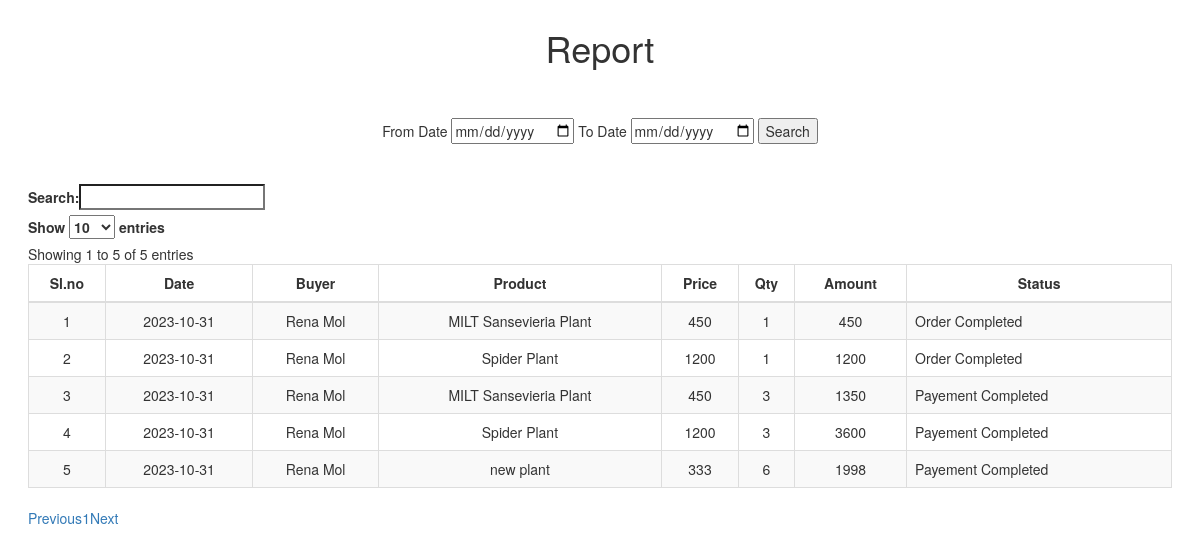
Screenshot of /Project/Shop/ReportList.php (signed in) with the database file from the repository.
### tables this page shows
CREATE TABLE `tbl_booking` (
  `booking_id` int(11) NOT NULL auto_increment,
  `booking_date` varchar(100) NOT NULL default '0',
  `user_id` varchar(100) NOT NULL,
  `booking_status` varchar(100) NOT NULL default '0',
  `booking_amount` varchar(50) NOT NULL,
  PRIMARY KEY  (`booking_id`)
);

CREATE TABLE `tbl_user` (
  `user_id` int(11) NOT NULL auto_increment,
  `user_name` varchar(100) NOT NULL,
  `user_contact` varchar(100) NOT NULL,
  `user_email` varchar(100) NOT NULL,
  `user_password` varchar(100) NOT NULL,
  `user_address` varchar(100) NOT NULL,
  `user_place` varchar(100) NOT NULL,
  `user_pincode` varchar(100) NOT NULL,
  PRIMARY KEY  (`user_id`)
);

CREATE TABLE `tbl_product` (
  `product_id` int(11) NOT NULL auto_increment,
  `product_name` varchar(100) NOT NULL,
  `type_id` varchar(100) NOT NULL,
  `shop_id` varchar(100) NOT NULL,
  `product_image` varchar(100) NOT NULL,
  `product_rate` varchar(100) NOT NULL,
  `product_description` varchar(1000) NOT NULL,
  `product_careinstructions` varchar(1000) NOT NULL,
  PRIMARY KEY  (`product_id`)
);

CREATE TABLE `tbl_cart` (
  `cart_id` int(11) NOT NULL auto_increment,
  `booking_quantity` varchar(100) NOT NULL default '1',
  `booking_id` varchar(100) NOT NULL,
  `product_id` varchar(100) NOT NULL,
  `cart_status` int(11) NOT NULL default '1',
  `cart_qty` int(11) NOT NULL,
  PRIMARY KEY  (`cart_id`)
);

### Project/Shop/ReportList.php (the view, shortened to what this page needs)
<!DOCTYPE html>
<html lang="en" >
    <head>
        <link rel='stylesheet' href='https://maxcdn.bootstrapcdn.com/bootstrap/3.3.6/css/bootstrap.min.css'>
        <link rel='stylesheet' href='https://cdn.datatables.net/1.10.12/css/dataTables.bootstrap.min.css'>
        <link rel='stylesheet' href='https://cdn.datatables.net/buttons/1.2.2/css/buttons.bootstrap.min.css'>
    <body>
        <h1 align="center" id="heading">Report</h1>
        <br><br>
        <form method="post" align="center">
        	From Date <input type="date" name="fdate">
            To Date <input type="date" name="tdate">
            <input type="submit" name="btn_search" value="Search">
            <br><br><br>
        </form>
        <table id="example" class="table table-striped table-bordered" cellspacing="0" width="100%">
            <thead>
                <tr>
                    <th style="text-align:center">Sl.no</th>
                    <th style="text-align:center">Date</th>
                    <th style="text-align:center">Buyer</th>
                    <th style="text-align:center">Product</th>
                    <th style="text-align:center">Price</th>
                    <th style="text-align:center">Qty</th>
                    <th style="text-align:center">Amount</th>
                    <th style="text-align:center">Status</th>
                </tr>
            </thead>
            <tbody>
			<?php
				$i=0;
			 $selQry = "select * from tbl_booking b inner join tbl_cart c on b.booking_id=c.booking_id inner join tbl_product p on p.product_id=c.product_id inner join tbl_shop k on k.shop_id=p.shop_id inner join tbl_user u on u.user_id=b.user_id where true and booking_status > 0 and cart_status > 0 and k.shop_id='".$_SESSION["shopid"]."'";
				  $rs = mysql_query($selQry);
                   while($data = mysql_fetch_array($rs))
				   {
					   $amt = $data["product_rate"] * $data["booking_quantity"];
                     $i++;
			?>
              <tr>
              	<td align="center"><?php echo $i; ?></td>
                 <td align="center"><?php echo $data["booking_date"]; ?></td>
                 <td align="center"><?php echo $data["user_name"]; ?></td>
                 <td align="center"><?php echo $data["product_name"]; ?></td>
                 <td align="center"><?php echo $data["product_rate"]; ?></td>
                 <td align="center"><?php echo $data["booking_quantity"]; ?></td>
                 <td align="center"><?php echo $amt ?></td>
                 <td>
                 <?php
					if($data["booking_status"]==1 && $data["cart_status"]==1)
					{
						?>
                      Payement Completed
                        <?php
					}
					else if($data["booking_status"]==1 && $data["cart_status"]==2)
					{
						?>
                       Product Packed
                        <?php
					}
					else if($data["booking_status"]==1 && $data["cart_status"]==3)
					{
						?>
                      Product Shipped
                        <?php
					}
					else if($data["booking_status"]==1 && $data["cart_status"]==4)
					{
						?>
                           Order Completed
                        <?php
					}
					?>
                 </td>
              </tr>
               <?php
				}
			?>
            </tbody>
        </table>
    </body>
</html>

### Project/Shop/ReportList.php (style rules this page uses)
body { margin:2em; //background-color: #EFF1F7; }

### rows the page displays
tbl_booking: booking_date "2023-10-31", user.user_name "Rena Mol", tbl_product.product_name "MILT Sansevieria Plant", tbl_product.product_rate "450", tbl_cart.booking_quantity "1", booking_status "Order Completed", tbl_product.product_name "Spider Plant", tbl_product.product_rate "1200"
tbl_booking: booking_date "2023-10-31", user.user_name "Rena Mol", tbl_product.product_name "MILT Sansevieria Plant", tbl_product.product_rate "450", tbl_cart.booking_quantity "3", tbl_product.product_rate "1350", booking_status "Payement Completed", tbl_product.product_name "Spider Plant", tbl_product.product_rate "1200", tbl_product.product_rate "3600"
tbl_booking: booking_date "2023-10-31", user.user_name "Rena Mol", tbl_product.product_name "new plant", tbl_product.product_rate "333", tbl_cart.booking_quantity "6", tbl_product.product_rate "1998", booking_status "Payement Completed"
